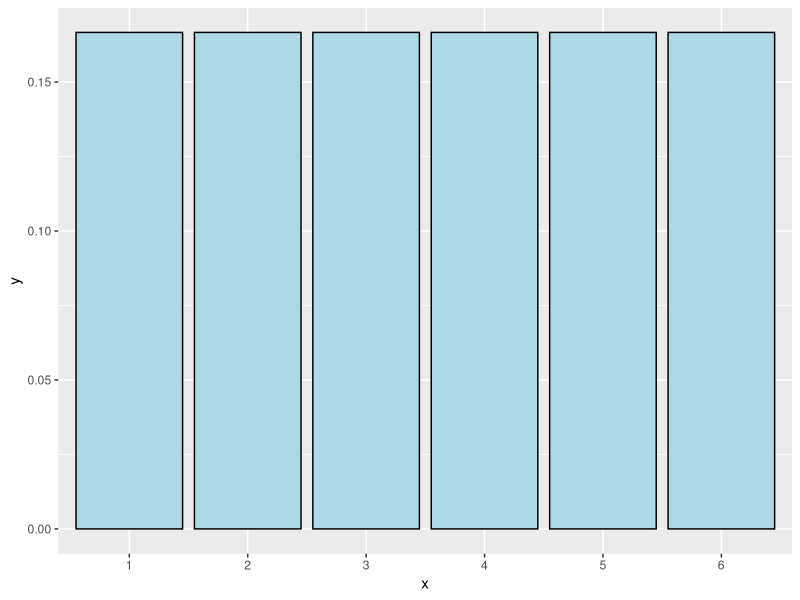
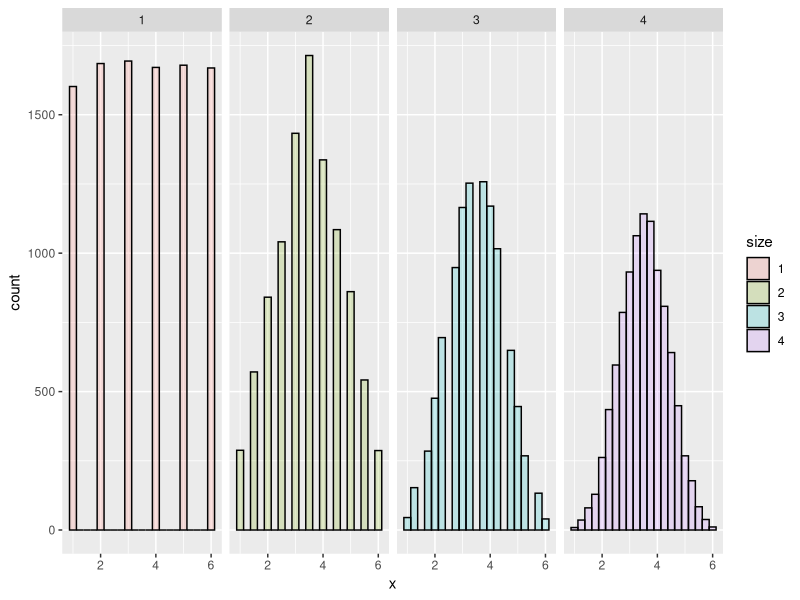

R code for these plots, in order:
## ---- chunk 1
knitr::opts_chunk$set(echo = TRUE)
library(ggplot2)
## ---- chunk 2
ggplot(data.frame(x = factor(1 : 6), y = rep(1/6, 6)), aes(x = x, y = y)) + geom_bar(stat = "identity", colour = 'black', fill = "lightblue")
## ---- chunk 3
nosim <- 10000
dat <- data.frame(
  x = c(sample(1 : 6, nosim, replace = TRUE),
        apply(matrix(sample(1 : 6, nosim * 2, replace = TRUE), 
                     nosim), 1, mean),
        apply(matrix(sample(1 : 6, nosim * 3, replace = TRUE), 
                     nosim), 1, mean),
        apply(matrix(sample(1 : 6, nosim * 4, replace = TRUE), 
                     nosim), 1, mean)
        ),
  size = factor(rep(1 : 4, rep(nosim, 4))))
g <- ggplot(dat, aes(x = x, fill = size)) 
g<- g + geom_histogram(alpha = .20, binwidth=.25, colour = "black") 
g + facet_grid(. ~ size)
## ---- chunk 4
# normal distribution with mean = 0, sd = 1.
# The standard deviation of the mean of 10 observations
# should be 1/sqrt(10) or about 0.32
# so we do 1000 simulations to check
nosim <- 1000
n <- 10
sd(apply(matrix(rnorm(nosim * n), nosim), 1, mean))
## ---- chunk 5
# poisson distribution with lambda = 4 = mean & variance.
# The standard deviation of the mean of 10 observations
# should be 2/sqrt(10) or about 0.63
# so we do 1000 simulations to check
nosim <- 1000
n <- 10
sd(apply(matrix(rpois(nosim * n, 4), nosim), 1, mean))
## ---- chunk 6
ppois(3, lambda = 2.5 * 4)
## ---- chunk 7
pbinom(2, size = 500, prob = 0.01)
## ---- chunk 8
ppois(2, lambda = 500 * 0.01)
